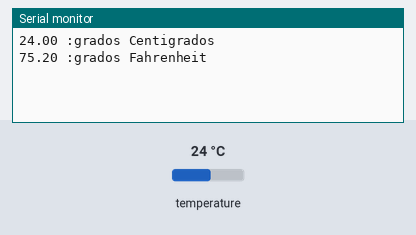
The sketch below on a simulated Arduino Uno, built with avr-gcc and run on an emulated ATmega328P. Shown: the last lines printed to the serial monitor. The test bench sets the inputs (shaded band); at power-on: temperature 24 °C.

Above: at 2.2 s.
2.3 s: temperature set to 12 °C
At 4.2 s:
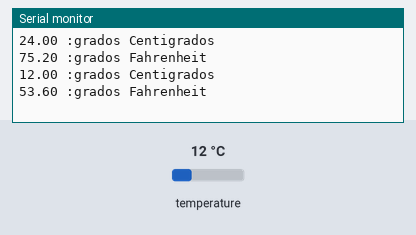
4.4 s: temperature set to 19 °C
At 6.1 s:
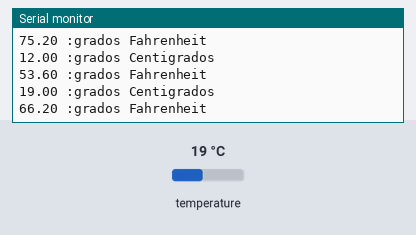
Timing chart, 0 to 7.6 s (numbered marks = the images above; inputs shaded):
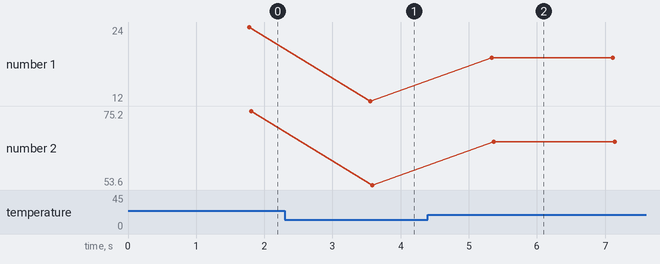

The sketch:

termometro.ino
```cpp
#include <DallasTemperature.h>


#define Pin 2 //Se declara el pin donde se conectará la DATA

OneWire ourWire(Pin); //Se establece el pin declarado como bus para la comunicación OneWire

DallasTemperature sensors(&ourWire); //Se instancia la librería DallasTemperature

void setup() {
delay(1000);
Serial.begin(9600);
sensors.begin(); //Se inician los sensores
}

void loop() {
sensors.requestTemperatures(); //Prepara el sensor para la lectura

Serial.print(sensors.getTempCByIndex(0)); //Se lee e imprime la temperatura en grados Celsius
Serial.println(" :grados Centigrados\n");
Serial.print(sensors.getTempFByIndex(0)); //Se lee e imprime la temperatura en grados Fahrenheit
Serial.println(" :grados Fahrenheit\n");

delay(1000); //Se provoca un lapso de 1 segundo antes de la próxima lectura

}
```

Measured:
- after the input at 2.3 s, the serial monitor: prints a new line after 1.3 s (image 1)
- after the input at 4.4 s, the serial monitor: prints a new line after 0.93 s (image 2)
- plotted number 1: 24 → 12 after the input at 2.3 s, 12 → 19 after the input at 4.4 s
- plotted number 2: 75.2 → 53.6 after the input at 2.3 s, 53.6 → 66.2 after the input at 4.4 s
